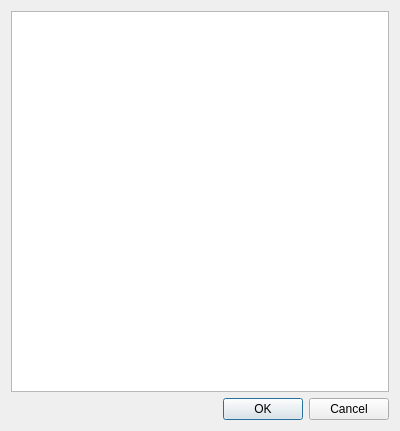
<?xml version="1.0" encoding="UTF-8"?>
<ui version="4.0">
 <class>SelectEmployee</class>
 <widget class="QDialog" name="SelectEmployee">
  <property name="geometry">
   <rect>
    <x>0</x>
    <y>0</y>
    <width>400</width>
    <height>431</height>
   </rect>
  </property>
  <property name="windowTitle">
   <string>Выбор сотрудника</string>
  </property>
  <layout class="QVBoxLayout" name="verticalLayout">
   <item>
    <widget class="QTableView" name="tableView"/>
   </item>
   <item>
    <widget class="QDialogButtonBox" name="buttonBox">
     <property name="orientation">
      <enum>Qt::Horizontal</enum>
     </property>
     <property name="standardButtons">
      <set>QDialogButtonBox::Cancel|QDialogButtonBox::Ok</set>
     </property>
    </widget>
   </item>
  </layout>
 </widget>
 <resources/>
 <connections>
  <connection>
   <sender>buttonBox</sender>
   <signal>accepted()</signal>
   <receiver>SelectEmployee</receiver>
   <slot>accept()</slot>
   <hints>
    <hint type="sourcelabel">
     <x>248</x>
     <y>254</y>
    </hint>
    <hint type="destinationlabel">
     <x>157</x>
     <y>274</y>
    </hint>
   </hints>
  </connection>
  <connection>
   <sender>buttonBox</sender>
   <signal>rejected()</signal>
   <receiver>SelectEmployee</receiver>
   <slot>reject()</slot>
   <hints>
    <hint type="sourcelabel">
     <x>316</x>
     <y>260</y>
    </hint>
    <hint type="destinationlabel">
     <x>286</x>
     <y>274</y>
    </hint>
   </hints>
  </connection>
 </connections>
</ui>
